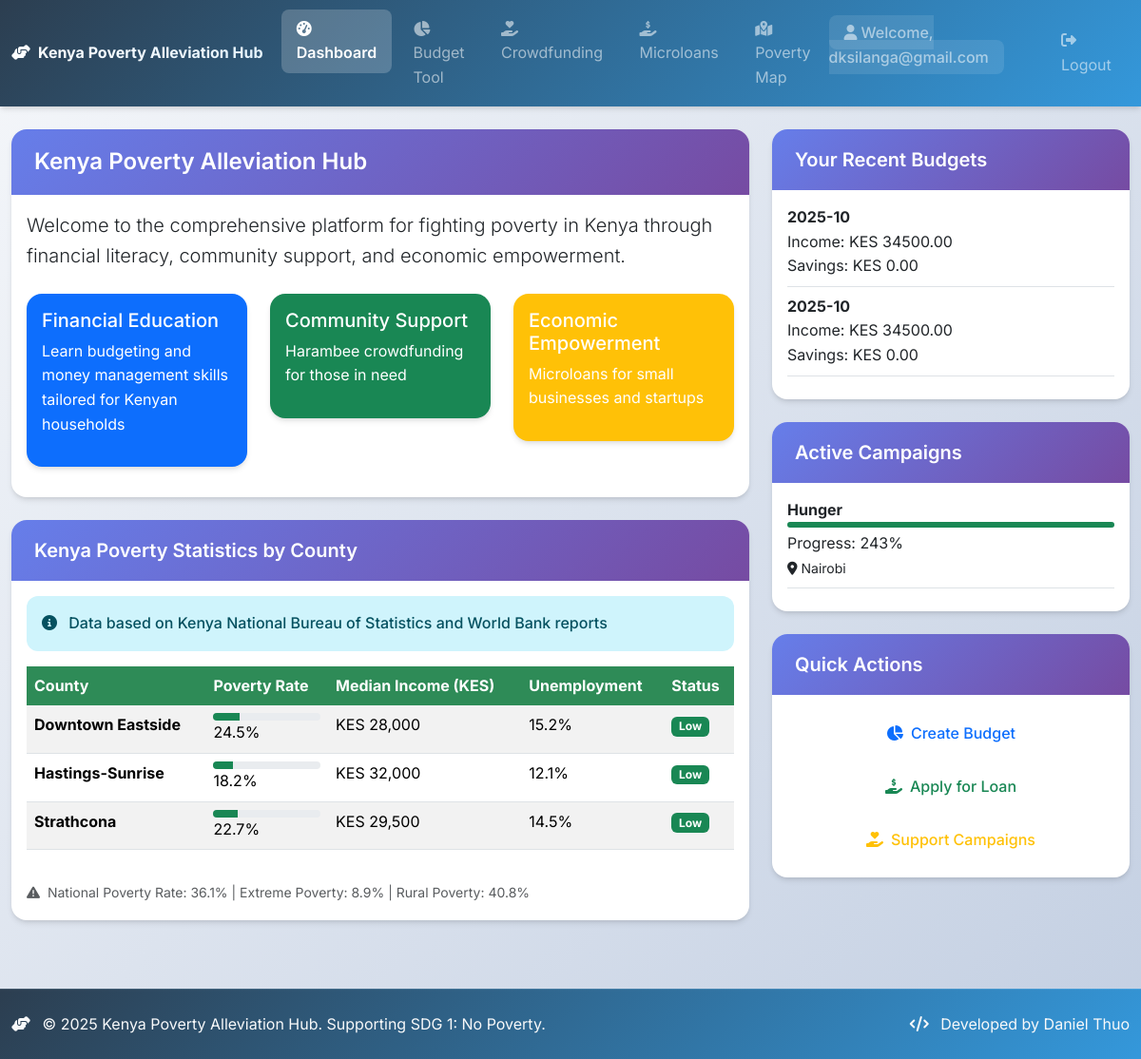
Screenshot of / (signed in) with the database file from the repository.
### models.py (models this page shows, shortened)
class User(UserMixin, db.Model):
    id = db.Column(db.Integer, primary_key=True)
    username = db.Column(db.String(80), unique=True, nullable=False)
    email = db.Column(db.String(120), unique=True, nullable=False)
    password_hash = db.Column(db.String(120), nullable=False)
    income_level = db.Column(db.String(50))  # low, medium, high
    location = db.Column(db.String(100))
    created_at = db.Column(db.DateTime, default=datetime.utcnow)
    budgets = db.relationship('Budget', backref='user', lazy=True)
    loan_applications = db.relationship('LoanApplication', backref='user', lazy=True)
    donations = db.relationship('Donation', backref='user', lazy=True)

class Budget(db.Model):
    id = db.Column(db.Integer, primary_key=True)
    user_id = db.Column(db.Integer, db.ForeignKey('user.id'), nullable=False)
    month = db.Column(db.String(7), nullable=False)  # Format: YYYY-MM
    income = db.Column(db.Float, nullable=False)
    housing = db.Column(db.Float, default=0)
    food = db.Column(db.Float, default=0)
    transportation = db.Column(db.Float, default=0)
    healthcare = db.Column(db.Float, default=0)
    education = db.Column(db.Float, default=0)
    savings = db.Column(db.Float, default=0)
    other = db.Column(db.Float, default=0)
    created_at = db.Column(db.DateTime, default=datetime.utcnow)

class CrowdfundingCampaign(db.Model):
    id = db.Column(db.Integer, primary_key=True)
    title = db.Column(db.String(200), nullable=False)
    description = db.Column(db.Text, nullable=False)
    target_amount = db.Column(db.Float, nullable=False)
    current_amount = db.Column(db.Float, default=0)
    organizer_name = db.Column(db.String(100), nullable=False)
    location = db.Column(db.String(100), nullable=False)
    category = db.Column(db.String(50))  # education, business, emergency, etc.
    image_url = db.Column(db.String(200))
    is_active = db.Column(db.Boolean, default=True)
    created_at = db.Column(db.DateTime, default=datetime.utcnow)
    donations = db.relationship('Donation', backref='campaign', lazy=True)

### app.py (the view)
@app.route('/')
def index():
    if current_user.is_authenticated:
        recent_budgets = Budget.query.filter_by(user_id=current_user.id)\
                                   .order_by(Budget.created_at.desc()).limit(3).all()
        active_campaigns = CrowdfundingCampaign.query.filter_by(is_active=True)\
                                                   .order_by(CrowdfundingCampaign.created_at.desc()).limit(3).all()
        return render_template('index.html',
                             budgets=recent_budgets,
                             campaigns=active_campaigns,
                             poverty_data=SAMPLE_POVERTY_DATA)
    return render_template('index.html', poverty_data=SAMPLE_POVERTY_DATA)

### templates/index.html (shortened to what this page needs)
{% extends "base.html" %}
{% block content %}
<div class="row">
    <div class="col-md-8">
        <div class="card">
            <div class="card-header">
                <h4>Kenya Poverty Alleviation Hub</h4>
            </div>
            <div class="card-body">
                <p class="lead">Welcome to the comprehensive platform for fighting poverty in Kenya through financial literacy, community support, and economic empowerment.</p>
                <div class="row mt-4">
                    <div class="col-md-4">
                        <div class="card text-white bg-primary mb-3">
                            <div class="card-body">
                                <h5>Financial Education</h5>
                                <p>Learn budgeting and money management skills tailored for Kenyan households</p>
                            </div>
                        </div>
                    </div>
                    <div class="col-md-4">
                        <div class="card text-white bg-success mb-3">
                            <div class="card-body">
                                <h5>Community Support</h5>
                                <p>Harambee crowdfunding for those in need</p>
                            </div>
                        </div>
                    </div>
                    <div class="col-md-4">
                        <div class="card text-white bg-warning mb-3">
                            <div class="card-body">
                                <h5>Economic Empowerment</h5>
                                <p>Microloans for small businesses and startups</p>
                            </div>
                        </div>
                    </div>
                </div>
            </div>
        </div>
        <div class="card mt-4">
            <div class="card-header">
                <h5>Kenya Poverty Statistics by County</h5>
            </div>
            <div class="card-body">
                <div class="alert alert-info">
                    <i class="fas fa-info-circle me-2"></i>
                    Data based on Kenya National Bureau of Statistics and World Bank reports
                </div>
                <div class="table-responsive">
                    <table class="table table-striped">
                        <thead>
                            <tr>
                                <th>County</th>
                                <th>Poverty Rate</th>
                                <th>Median Income (KES)</th>
                                <th>Unemployment</th>
                                <th>Status</th>
                            </tr>
                        </thead>
                        <tbody>
                            {% for data in poverty_data %}
                            <tr>
                                <td><strong>{{ data.region }}</strong></td>
                                <td>
                                    <div class="progress" style="height: 8px;">
                                        <div class="progress-bar
                                            {% if data.poverty_rate < 30 %}bg-success
                                            {% elif data.poverty_rate < 50 %}bg-warning
                                            {% else %}bg-danger{% endif %}"
                                            style="width: {{ data.poverty_rate }}%">
                                        </div>
                                    </div>
                                    {{ data.poverty_rate }}%
                                </td>
                                <td>KES {{ "{:,.0f}".format(data.median_income) }}</td>
                                <td>{{ data.unemployment_rate }}%</td>
                                <td>
                                    <span class="badge
                                        {% if data.poverty_rate < 30 %}bg-success
                                        {% elif data.poverty_rate < 50 %}bg-warning
                                        {% else %}bg-danger{% endif %}">
                                        {% if data.poverty_rate < 30 %}Low
                                        {% elif data.poverty_rate < 50 %}Medium
                                        {% else %}High{% endif %}
                                    </span>
                                </td>
                            </tr>
                            {% endfor %}
                        </tbody>
                    </table>
                </div>
                <div class="mt-3">
                    <small class="text-muted">
                        <i class="fas fa-exclamation-triangle me-1"></i>
                        National Poverty Rate: 36.1% | Extreme Poverty: 8.9% | Rural Poverty: 40.8%
                    </small>
                </div>
            </div>
        </div>
    </div>
    <div class="col-md-4">
        {% if current_user.is_authenticated %}
        <div class="card">
            <div class="card-header">
                <h5>Your Recent Budgets</h5>
            </div>
            <div class="card-body">
                {% if budgets %}
                    {% for budget in budgets %}
                    <div class="border-bottom pb-2 mb-2">
                        <strong>{{ budget.month }}</strong><br>
                        Income: KES {{ "%.2f"|format(budget.income) }}<br>
                        Savings: KES {{ "%.2f"|format(budget.savings) }}
                    </div>
                    {% endfor %}
                {% else %}
                    <p>No budgets yet. <a href="{{ url_for('budget') }}">Create your first budget!</a></p>
                {% endif %}
            </div>
        </div>
        <div class="card mt-4">
            <div class="card-header">
                <h5>Active Campaigns</h5>
            </div>
            <div class="card-body">
                {% if campaigns %}
                    {% for campaign in campaigns %}
                    <div class="border-bottom pb-2 mb-2">
                        <strong>{{ campaign.title }}</strong><br>
                        <div class="progress mb-1" style="height: 6px;">
                            <div class="progress-bar bg-success"
                                 style="width: {{ (campaign.current_amount/campaign.target_amount)*100 }}%">
                            </div>
                        </div>
                        Progress: {{ "%.0f"|format((campaign.current_amount/campaign.target_amount)*100) }}%<br>
                        <small><i class="fas fa-map-marker-alt me-1"></i>{{ campaign.location }}</small>
                    </div>
                    {% endfor %}
                {% else %}
                    <p>No active campaigns. <a href="{{ url_for('crowdfunding') }}">Start one!</a></p>
                {% endif %}
            </div>
        </div>
        <div class="card mt-4">
            <div class="card-header">
                <h5>Quick Actions</h5>
            </div>
            <div class="card-body">
                <div class="d-grid gap-2">
                    <a href="{{ url_for('budget') }}" class="btn btn-outline-primary">
                        <i class="fas fa-chart-pie me-2"></i>Create Budget
                    </a>
                    <a href="{{ url_for('microloan') }}" class="btn btn-outline-success">
                        <i class="fas fa-hand-holding-usd me-2"></i>Apply for Loan
                    </a>
                    <a href="{{ url_for('crowdfunding') }}" class="btn btn-outline-warning">
                        <i class="fas fa-hand-holding-heart me-2"></i>Support Campaigns
                    </a>
                </div>
            </div>
        </div>
        {% endif %}
    </div>
</div>
{% endblock %}

### templates/base.html (shortened to what this page needs)
<!DOCTYPE html>
<html lang="en">
<head>
    <link href="https://cdn.jsdelivr.net/npm/bootstrap@5.3.2/dist/css/bootstrap.min.css" rel="stylesheet">
    <link rel="stylesheet" href="https://cdnjs.cloudflare.com/ajax/libs/font-awesome/6.4.0/css/all.min.css">
    <link rel="stylesheet" href="{{ url_for('static', filename='css/style.css') }}">
</head>
<body>
    <nav class="navbar navbar-expand-lg navbar-dark sticky-top">
        <div class="container">
            <a class="navbar-brand" href="{{ url_for('index') }}">
                <i class="fas fa-hands-helping me-2"></i>Kenya Poverty Alleviation Hub
            </a>
            <div class="collapse navbar-collapse" id="navbarNav">
                <ul class="navbar-nav me-auto">
                    <li class="nav-item">
                        <a class="nav-link {{ 'active' if request.endpoint == 'index' }}" href="{{ url_for('index') }}">
                            <i class="fas fa-tachometer-alt me-1"></i>Dashboard
                        </a>
                    </li>
                    <li class="nav-item">
                        <a class="nav-link {{ 'active' if request.endpoint == 'budget' }}" href="{{ url_for('budget') }}">
                            <i class="fas fa-chart-pie me-1"></i>Budget Tool
                        </a>
                    </li>
                    <li class="nav-item">
                        <a class="nav-link {{ 'active' if request.endpoint == 'crowdfunding' }}" href="{{ url_for('crowdfunding') }}">
                            <i class="fas fa-hand-holding-heart me-1"></i>Crowdfunding
                        </a>
                    </li>
                    <li class="nav-item">
                        <a class="nav-link {{ 'active' if request.endpoint == 'microloan' }}" href="{{ url_for('microloan') }}">
                            <i class="fas fa-hand-holding-usd me-1"></i>Microloans
                        </a>
                    </li>
                    <li class="nav-item">
                        <a class="nav-link {{ 'active' if request.endpoint == 'map' }}" href="{{ url_for('map') }}">
                            <i class="fas fa-map-marked-alt me-1"></i>Poverty Map
                        </a>
                    </li>
                </ul>
                <ul class="navbar-nav">
                    {% if current_user.is_authenticated %}
                        <li class="nav-item">
                            <span class="navbar-text">
                                <i class="fas fa-user me-1"></i>Welcome, {{ current_user.username }}
                            </span>
                        </li>
                        <li class="nav-item ms-2">
                            <a class="nav-link" href="{{ url_for('logout') }}">
                                <i class="fas fa-sign-out-alt me-1"></i>Logout
                            </a>
                        </li>
                    {% endif %}
                </ul>
            </div>
        </div>
    </nav>
    <main class="container mt-4">
        {% block content %}{% endblock %}
    </main>
    <footer class="bg-dark text-light py-4 mt-5">
        <div class="container">
            <div class="row align-items-center">
                <div class="col-md-6 text-center text-md-start">
                    <p class="mb-0">
                        <i class="fas fa-hands-helping me-2"></i>
                        &copy; 2025 Kenya Poverty Alleviation Hub. Supporting SDG 1: No Poverty.
                    </p>
                </div>
                <div class="col-md-6 text-center text-md-end">
                    <p class="mb-0">
                        <i class="fas fa-code me-2"></i>
                        Developed by Daniel Thuo
                    </p>
                </div>
            </div>
        </div>
    </footer>
</body>
</html>

### rows the page displays
User: username "dksilanga@gmail.com"
Budget: month "2025-10", income "34500.00", savings "0.00"
Budget: month "2025-10", income "34500.00", savings "0.00"
CrowdfundingCampaign: title "Hunger", (campaign.current_amount/campaign.target_amount)*100 "243", location "Nairobi"

### other values shown
{{ data.region }} "Downtown Eastside" "Hastings-Sunrise" "Strathcona"
{{ data.poverty_rate }} "24.5" "18.2" "22.7"
{{ "{:,.0f}".format(data.median_income) }} "28,000" "32,000" "29,500"
{{ data.unemployment_rate }} "15.2" "12.1" "14.5"
